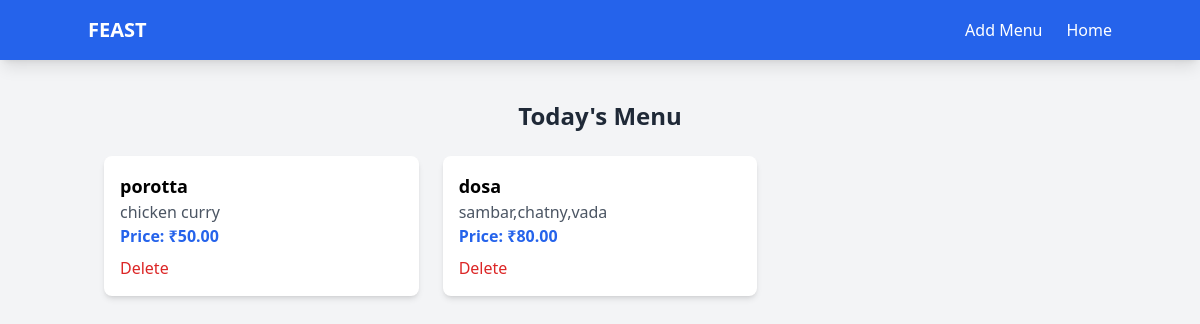
The page /menu/ (signed in) on the database its author committed.
### feast/models.py (models this page shows, shortened)
class Menu(models.Model):
    CATEGORY_CHOICES = [
        ('breakfast', 'Breakfast'),
        ('lunch', 'Lunch'),
        ('snacks', 'Snacks'),
        ('dinner', 'Dinner'),
    ]
    name = models.CharField(max_length=100)
    description = models.TextField(blank=True, null=True)
    price = models.DecimalField(max_digits=6, decimal_places=2)
    category = models.CharField(max_length=10, choices=CATEGORY_CHOICES)
    available = models.BooleanField(default=True)
    created_at = models.DateTimeField(auto_now_add=True)

### feast/views.py (the view)
# urls.py: path('menu/', menu_list, name='menu_list'),
def menu_list(request):
    menu_items = Menu.objects.all()
    return render(request, 'menu_list.html', {'menu_items': menu_items})

### templates/menu_list.html (shortened to what this page needs)
<!DOCTYPE html>
<html lang="en">
<head>
    <script src="https://cdn.tailwindcss.com"></script>
</head>
<body class="bg-gray-100">
    <nav class="bg-blue-600 p-4 text-white shadow-lg">
        <div class="container mx-auto flex justify-between items-center">
            <a href="#" class="text-xl font-bold">FEAST</a>
            <ul class="hidden md:flex space-x-6" id="menu">
                {% if user.is_superuser %}
                    <li><a href="{% url 'add_menu_item' %}" class="hover:text-gray-300">Add Menu</a></li>
                {% endif %}
                <li><a href="{% url 'home' %}" class="hover:text-gray-300">Home</a></li>
            </ul>
        </div>
    </nav>
    <div class="container mx-auto mt-6 p-4">
        <h1 class="text-2xl font-bold text-center text-gray-800">Today's Menu</h1>
        <div class="grid grid-cols-1 sm:grid-cols-2 lg:grid-cols-3 gap-6 mt-6">
            {% for item in menu_items %}
                <div class="bg-white p-4 rounded-lg shadow-md">
                    <h3 class="text-lg font-semibold">{{ item.name }}</h3>
                    <p class="text-gray-600">{{ item.description }}</p>
                    <p class="font-bold text-blue-600">Price: ₹{{ item.price }}</p>
                    {% if user.is_superuser %}
                        <a href="{% url 'delete_menu_item' item.id %}"
                           class="text-red-600 hover:text-red-800 font-medium block mt-2">
                            Delete
                        </a>
                        {% else %}
                        <a href="{% url 'buy_menu_item' item.id %}"
                           class="text-green-600 hover:text-green-800 font-medium block mt-2">
                            Buy
                        </a>
                    {% endif %}
                </div>
            {% endfor %}
        </div>
    </div>
</body>
</html>

### rows shown on the page
Menu: name "porotta", description "chicken curry", price "50.00"
Menu: name "dosa", description "sambar,chatny,vada", price "80.00"
